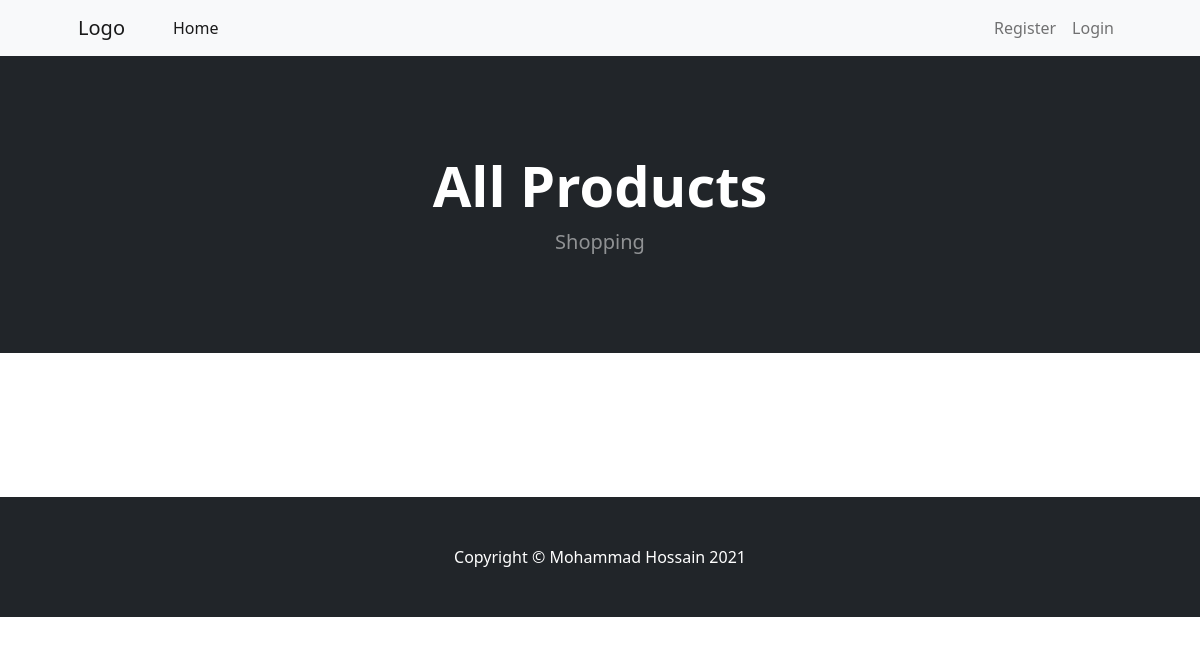
/, run on an earlier commit of the app's database.
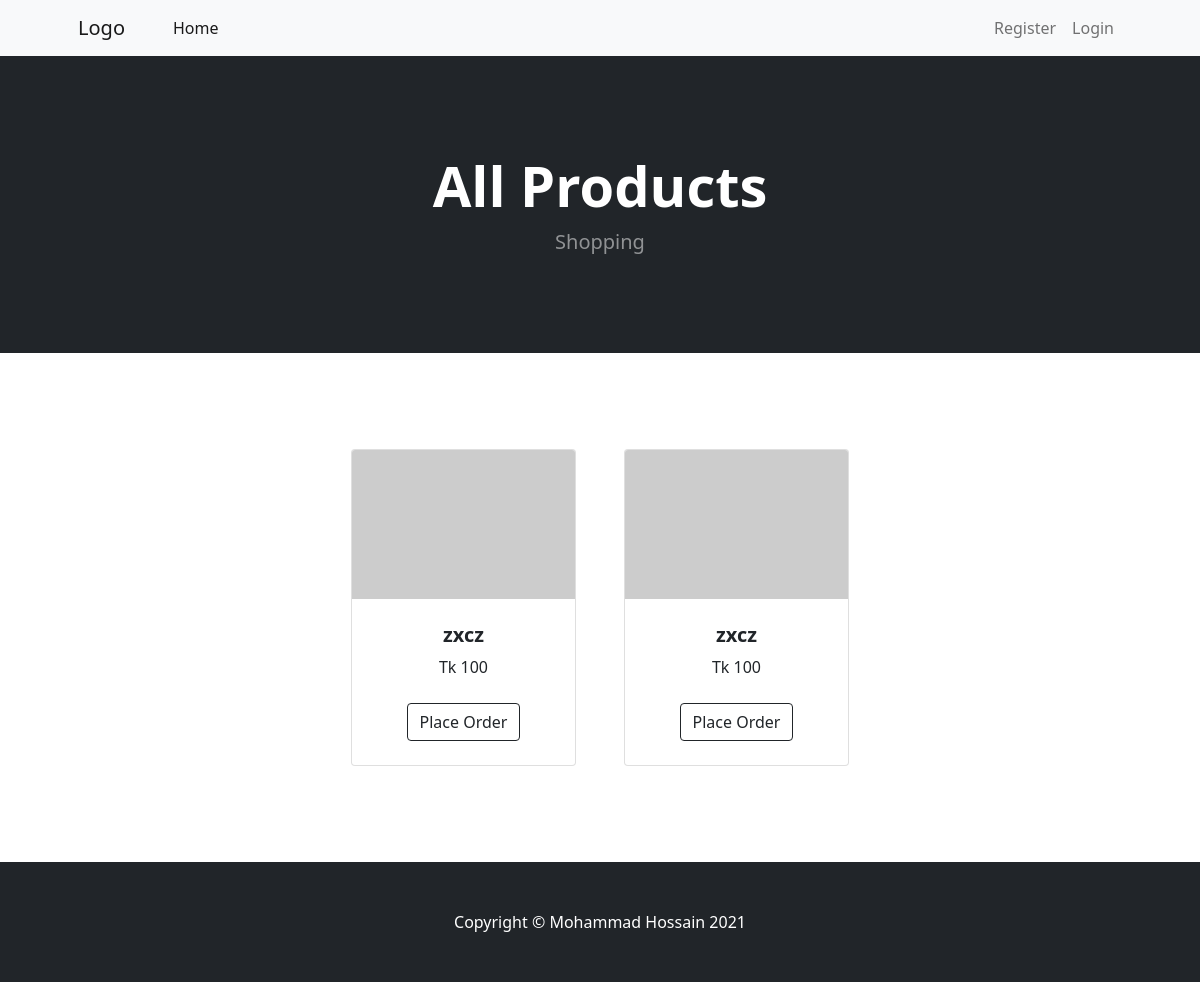
And on a later commit of the database.
### tables this page shows
CREATE TABLE `products` (
  `id` int(6) UNSIGNED NOT NULL,
  `product_title` varchar(30) NOT NULL,
  `product_desc` varchar(30) NOT NULL,
  `retail_price` varchar(50) DEFAULT NULL,
  `wholesale_price` varchar(50) DEFAULT NULL,
  `product_image` varchar(50) DEFAULT NULL,
  `create_at` timestamp NOT NULL DEFAULT current_timestamp() ON UPDATE current_timestamp()
);

### Class/Database.php (called while the page is built, shortened)
<?php
class Database{
    private $host = 'localhost';
    private $username = 'root';
    private $password = '';
    private $database = 'wholesale_app';
    protected $connection;
    public function __construct() {
        if (!isset($this->connection)) {
            $this->connection = new mysqli($this->host, $this->username, $this->password, $this->database);
        }
        return $this->connection;
    }
    function selectAll($tableName)  {
        $this->sqlQuery = 'SELECT * FROM '.$this->database.'.'.$tableName;
        $this->dataSet = $this->connection->query($this->sqlQuery);
        $data = [];
        while ($row = $this->dataSet->fetch_assoc())
        {
            $data[] = $row;
        }
        return $data;
    }
  }

### Class/ProductClass.php (called while the page is built, shortened)
<?php
class ProductClass extends Database {
    public function products($id=null){
        return $this->selectAll('products');
    }
}

### index.php (the view, shortened to what this page needs)
<?php
include_once('Class/ProductClass.php');
$user = new UserClass();
$product = new ProductClass();
if (isset($_SESSION['user']) ||(trim ($_SESSION['user']) != '')){
    $sql = "SELECT * FROM users WHERE id = '".$_SESSION['user']."'";
    $userDetails = $user->details($sql);
    $products = $product->products($_SESSION['user']);
}else{
    $products = $product->products();
}
?>
<!DOCTYPE html>
<html lang="en">
<head>
    <link href="https://cdn.jsdelivr.net/npm/simple-datatables@latest/dist/style.css" rel="stylesheet" />
    <link href="css/styles.css" rel="stylesheet" />
</head>
<body>
<?php include('part/home_navbar.php') ?>
<header class="bg-dark py-5">
    <div class="container px-4 px-lg-5 my-5">
        <div class="text-center text-white">
            <h1 class="display-4 fw-bolder">All Products</h1>
            <p class="lead fw-normal text-white-50 mb-0">Shopping</p>
        </div>
    </div>
</header>
<section class="py-5">
    <div class="container px-4 px-lg-5 mt-5">
        <div class="row gx-4 gx-lg-5 row-cols-2 row-cols-md-3 row-cols-xl-4 justify-content-center">
            <?php if (count($products) > 0){
                foreach ($products as $data){  ?>
                    <div class="col mb-5">
                        <div class="card h-100">
                            <img class="card-img-top" src="<?php echo $data['product_image'] ? 'images/'.$data['product_image'] : 'https://dummyimage.com/450x300/dee2e6/6c757d.jpg' ?>" alt="..." />
                            <div class="card-body p-4">
                                <div class="text-center">
                                    <h5 class="fw-bolder"><?php echo $data['product_title'] ?></h5>
                                    Tk <?php echo  $data['retail_price'] ?>
                                </div>
                            </div>
                            <div class="card-footer p-4 pt-0 border-top-0 bg-transparent">
                                <div class="text-center"><a data-id="<?php echo $data['id'] ?>" data-user_id="<?php echo isset($_SESSION['user']) ? $_SESSION['user'] : '' ?>" class="btn btn-outline-dark mt-auto placeOrder" href="#">Place Order</a></div>
                            </div>
                        </div>
                    </div>
                <?php }
            } ?>
        </div>
    </div>
</section>
<?php include('part/home_footer.php') ?>
</body>
</html>

What changed in the data, as far as the page shows it:
added products: product_title "zxcz", retail_price "100"
added products: product_title "zxcz", retail_price "100"
